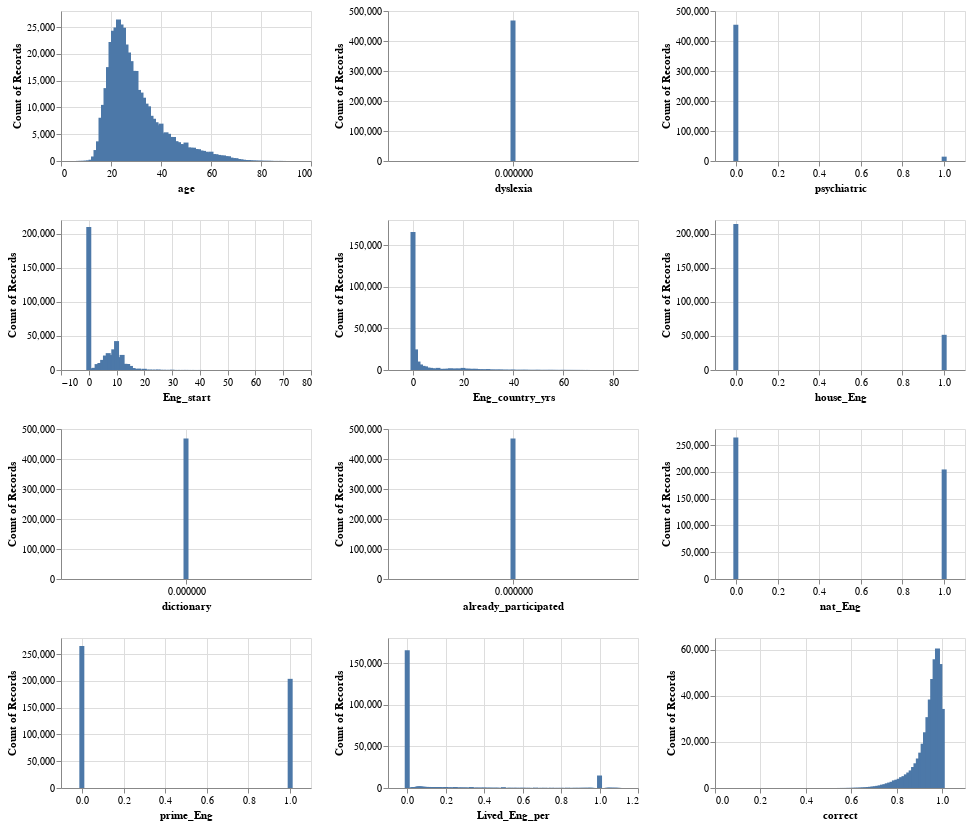

Notebook code cell kept with this figure:
### Markdown cell above
## Distributions of Numeric Columns

### Code cell
alt.data_transformers.enable('vegafusion')

numeric_cols = train_df.select_dtypes(include='number').columns.tolist()

numeric_cols_dist = alt.Chart(train_df).mark_bar().encode(
    x=alt.X(alt.repeat("repeat"), type="quantitative"),
    y="count()"
).properties(
    width=250,
    height=150
).repeat(
    repeat=numeric_cols,
    columns=3
)

numeric_cols_dist
